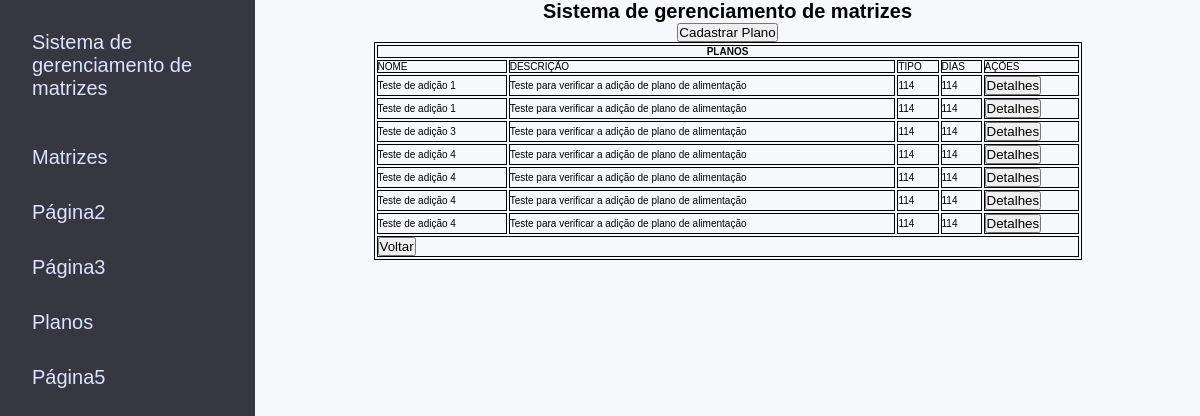
Page /planos.html on the committed database.
### ext/site/model/Plano.py (models this page shows)
class Plano(db.Model):
    __tablename__ = "planos"
    __table_args__ = {'extend_existing': True}
    id = db.Column("id", db.Integer, primary_key=True)
    nome = db.Column("nome", db.String)
    descricao = db.Column("descricao", db.String)
    tipo = db.Column("tipo", db.String)
    quantidadeDias = db.Column("quantidadeDias", db.Integer)
    deleted = db.Column("deleted", db.Boolean, default=False)
    active = db.Column("active", db.Boolean, default=True)

### ext/site/view/planos.py (the view)
@bp_planos.route("/planos.html")
def planos():
        templateData = {
            'title': 'Sistema de gerenciamento de matrizes',
        }
        planos = planosCRUD.consultarPlanos()
        return render_template("main/planos.html", planos=planos, **templateData)

### ext/db/planosCRUD.py (called while the page is built)
def consultarPlanos():  # Read
    try:
        planos = db.session.query(Plano.Plano).all()
        return planos
    except BaseException as e:
        return Response(response=json.dumps("{success: false, message: " + e.args[0] + ", response: null}"), status=501)

### templates/main/planos.html (shortened to what this page needs)
{% extends "base.html" %}
{% block style %}
<link rel="stylesheet" href="../../static/css/matrizes.css">
<link rel="stylesheet" href="../../static/css/styles.css">
<link rel="stylesheet" href="../../static/css/modal.css">
{% endblock %}
{% block main %}
<div class="wrapper">
    <h1>{{ title }}</h1>
    <div class="links">
        <button onclick="mostrarModal()">Cadastrar Plano</button>
    </div>
    <table>
        <th colspan="5">
            PLANOS
        </th>
        <tr>
            <td>NOME</td>
            <td>DESCRIÇÃO</td>
            <td>TIPO</td>
            <td>DIAS</td>
            <td>AÇÕES</td>
        </tr>
        {% for plano in planos %}
        <tr>
            <td>{{plano.nome}}</td>
            <td>{{plano.descricao}}</td>
            <td>{{plano.tipo}}</td>
            <td>{{plano.quantidadeDias}}</td>
            <td><button id="botao" name="botao" value="{{ plano.id }}"
                    onclick="showmodal('{{plano.id}}')">Detalhes</button></td>
        </tr>
        {% endfor %}
        <tr>
            <td colspan="5"><a href="/"><button>Voltar</button></a></td>
        </tr>
    </table>
</div>
{% endblock %}

### static/css/global.css (style rules this page uses)
* { margin: 0; padding: 0; box-sizing: border-box; }
html { font-size: 62.5%; }
a,a:visited { text-decoration: none; color: #DDE2FF; }
body { font-family: 'Mulish', sans-serif; background: #F7F8FC; display: flex; width: 100vw; }

### static/css/matrizes.css (style rules this page uses)
.wrapper { width: 100%; height: 100%; display: flex; align-items: center; justify-content: center; flex-direction: column; }
.wrapper table { width: 80%; margin: 0 auto; border: 1px solid #000; }
th,td,tr { border: 1px solid #000; }

### rows in the picture
Plano: nome "Teste de adição 1", descricao "Teste para verificar a adição de plano de alimentação", tipo "114", quantidadeDias "114", {{ plano.id }} 1 (drawn)
Plano: nome "Teste de adição 1", descricao "Teste para verificar a adição de plano de alimentação", tipo "114", quantidadeDias "114", {{ plano.id }} 2 (drawn)
Plano: nome "Teste de adição 3", descricao "Teste para verificar a adição de plano de alimentação", tipo "114", quantidadeDias "114", {{ plano.id }} 3 (drawn)
Plano: nome "Teste de adição 4", descricao "Teste para verificar a adição de plano de alimentação", tipo "114", quantidadeDias "114", {{ plano.id }} 4 (drawn)
Plano: nome "Teste de adição 4", descricao "Teste para verificar a adição de plano de alimentação", tipo "114", quantidadeDias "114", {{ plano.id }} 5 (drawn)
Plano: nome "Teste de adição 4", descricao "Teste para verificar a adição de plano de alimentação", tipo "114", quantidadeDias "114", {{ plano.id }} 6 (drawn)
Plano: nome "Teste de adição 4", descricao "Teste para verificar a adição de plano de alimentação", tipo "114", quantidadeDias "114", {{ plano.id }} 7 (drawn)

### other values in the picture
{{ title }} "Sistema de gerenciamento de matrizes"
